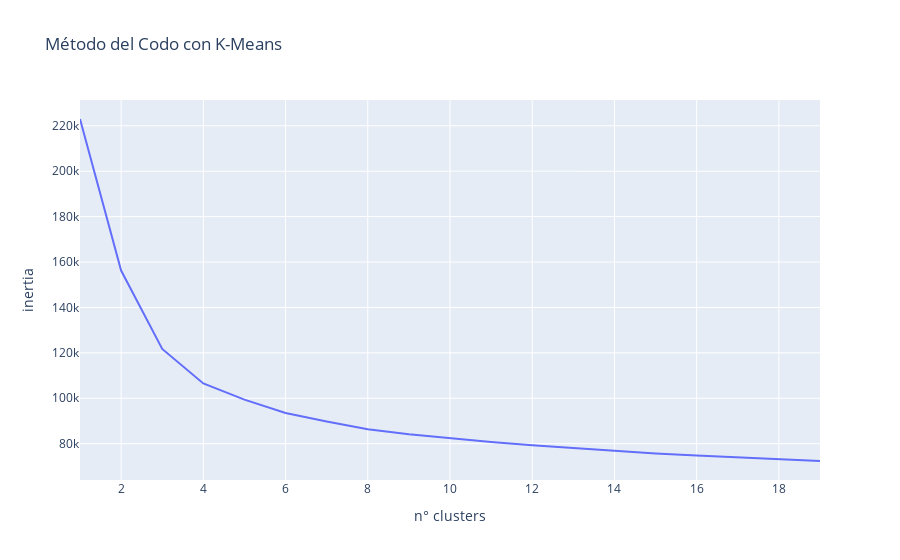

Notebook source saved alongside this figure:
### Markdown cell above
Renancin muy indeciso de sus resultados le comenta que desea realizar un último trabajo. En esta última tarea le solicita la agrupación de los datos obtenidos en la sección 1.2 utilizando K-means. Para esto usted deberá visualizar a través del método del codo el número óptimo de agrupaciones para los datos. 

**Hint:** Revisar las clases y encontrar el código.

**To-Do**:

- [ ] Pre-procesar los datos con el mismo preprocesamiento aplicado en 1.2
- [ ] Utilizar el método del codo para obtener el número de clusters.

### Code cell
### Código aquí ###
intertias = [
    [i, KMeans(n_clusters=i, random_state=0).fit(preprocessed_data).inertia_]
    for i in range(1, 20)
]

intertias = pd.DataFrame(intertias, columns=["n° clusters", "inertia"])
intertias.head(3)
px.line(intertias, x="n° clusters", y="inertia", title="Método del Codo con K-Means")

### Figure 1 — Plotly figure (JSON) as saved in the notebook; plotly's stock layout.template omitted (floating-point values rounded to 4 significant figures)
{"data": [{"hovertemplate": "n° clusters=%{x}<br>inertia=%{y}<extra></extra>", "legendgroup": "", "line": {"color": "#636efa", "dash": "solid"}, "mode": "lines", "name": "", "orientation": "v", "showlegend": false, "type": "scatter", "x": [1, 2, 3, 4, 5, 6, 7, 8, 9, 10, 11, 12, 13, 14, 15, 16, 17, 18, 19], "xaxis": "x", "y": [223000.0, 156200.0, 121700.0, 106500.0, 99410.0, 93490.0, 89740.0, 86390.0, 84190.0, 82430.0, 80770.0, 79260.0, 78030.0, 76690.0, 75720.0, 74780.0, 74070.0, 73060.0, 72370.0], "yaxis": "y"}], "layout": {"legend": {"tracegroupgap": 0}, "title": {"text": "Método del Codo con K-Means"}, "xaxis": {"anchor": "y", "domain": [0, 1], "title": {"text": "n° clusters"}}, "yaxis": {"anchor": "x", "domain": [0, 1], "title": {"text": "inertia"}}}}
